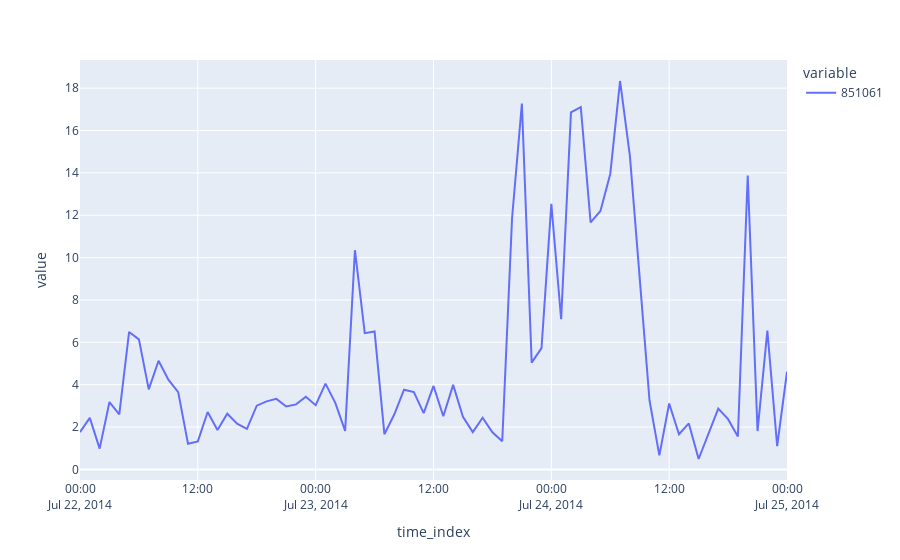

Notebook code for this chart:
### Code cell
# select timeslice and plot
start = pd.Timestamp("2014-07-22 00:00:00", tz="utc")
end = pd.Timestamp("2014-07-25 00:00:00", tz="utc")

df.loc[start:end].plot()
